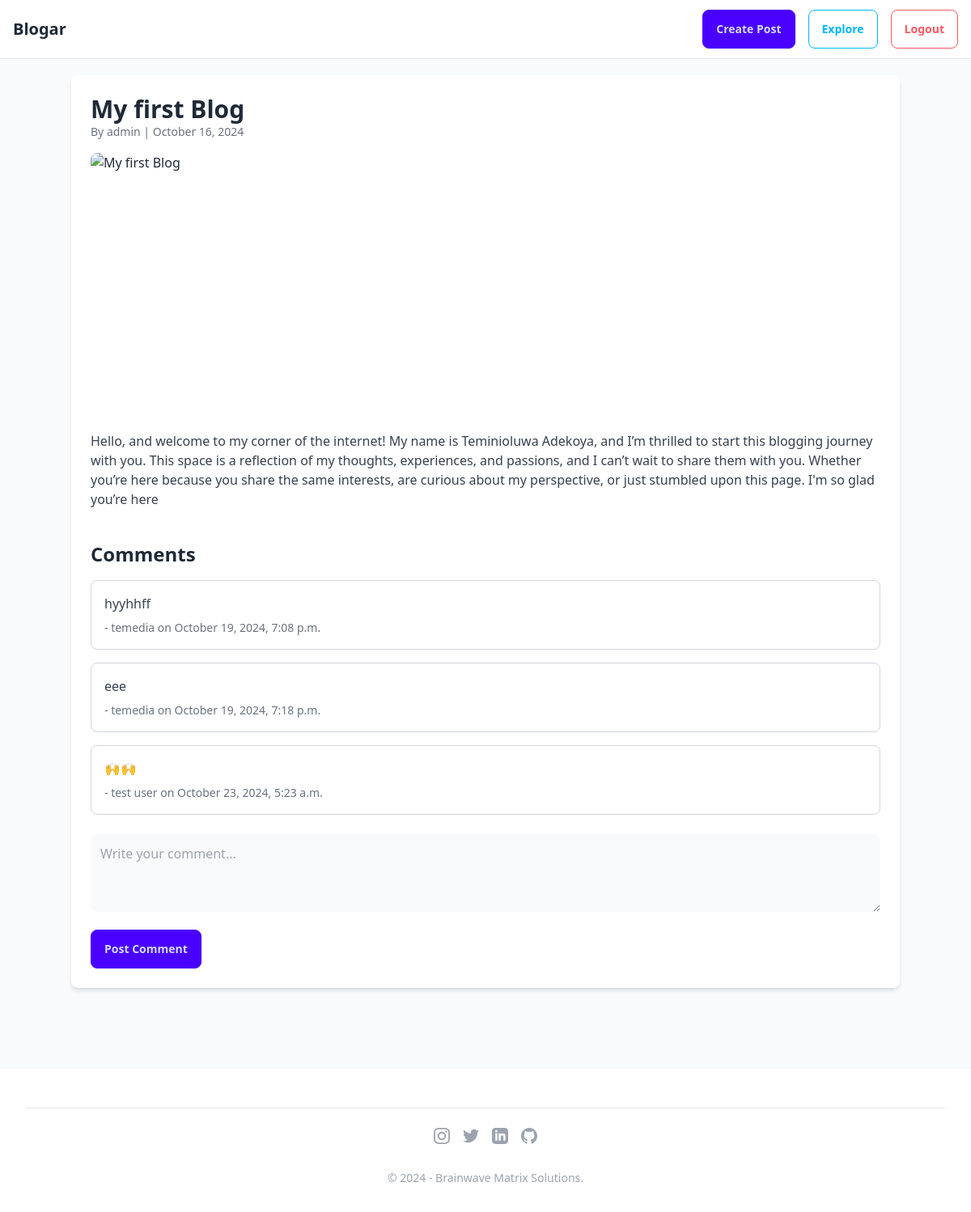
/detail/my-first-blog/ (signed in), run on the app's committed database.
### blogger/models.py (models this page shows, shortened)
class Post(models.Model):
    title = models.CharField(max_length=100)
    content = models.TextField()
    Category= models.ForeignKey(Category, on_delete=models.CASCADE, blank=True, null=True,related_name='categorys')
    created_at = models.DateTimeField(auto_now_add=True)
    updated_at = models.DateTimeField(auto_now=True)
    img= CloudinaryField('images/',blank=True, null=True)
    author= models.ForeignKey(User, on_delete=models.CASCADE, blank=True, null=True)
    slug = models.SlugField(unique=True,default=None,null=True)

class User(AbstractUser):
    email= models.EmailField(unique=True,blank=False, null=False)
    username= models.CharField(max_length=100,unique=True,blank=False, null=False)
    password= models.CharField(max_length=100,blank=False, null=False)

class Comment(models.Model):
    post = models.ForeignKey(Post, related_name='comments', on_delete=models.CASCADE)
    author = models.ForeignKey(User, on_delete=models.CASCADE)
    content = models.TextField()
    created_at = models.DateTimeField(auto_now_add=True)

### blogger/views.py (the view)
# urls.py: path('detail/<str:slug>/',PostDetailView.as_view(),name='detail'),
class PostDetailView(LoginRequiredMixin,DetailView):
    model = Post
    template_name = 'blogger/post_detail.html'
    def post_detail(request, slug):
        post = get_object_or_404(Post,slug=slug)
        if request.method == 'POST':
            form = CommentForm(request.POST)
            if form.is_valid():
                comment = form.save(commit=False)
                comment.post = post
                comment.author = request.user
                comment.save()
                return redirect('detail', slug=post.slug)
        else:
            form = CommentForm()

### blogger/templates/blogger/post_detail.html (shortened to what this page needs)
{%extends 'blogger/_det.html'%}
{%block content %}
<body class="bg-gray-50 dark:bg-gray-900">
    <div class="min-h-screen flex flex-col">
        <div class="flex-1 p-5">
            <div class="max-w-screen-lg mx-auto bg-white dark:bg-gray-800 rounded-lg shadow-md p-6">
                <h1 class="text-3xl font-bold text-gray-800 dark:text-white">{{ post.title }}</h1>
                <p class="text-sm text-gray-500 dark:text-gray-400">By {{ post.author }} | {{ post.created_at|date:"F j, Y" }}</p>
                {% if post.img %}
                <img src="{{ post.img.url }}" alt="{{ post.title }}" class="w-full h-80 object-cover rounded-lg mt-4">
                {% endif %}
                <div class="mt-6">
                    <p class="text-gray-700 dark:text-gray-100">{{ post.content }}</p>
                </div>
                <div class="mt-10">
                    <h2 class="text-2xl font-semibold text-gray-800 dark:text-white">Comments</h2>
                    <ul class="mt-4 space-y-4">
                        {% for comment in post.comments.all %}
                        <li class="border border-gray-300 dark:border-gray-600 p-4 rounded-lg">
                            <p class="text-gray-700 dark:text-gray-300">{{ comment.content }}</p>
                            <p class="text-sm text-gray-500 dark:text-gray-500 mt-2">- {{ comment.author }} on {{ comment.created_at|date:"F j, Y, g:i a" }}</p>
                        </li>
                        {% empty %}
                        <p class="text-gray-600 dark:text-gray-400">No comments yet. Be the first to comment!</p>
                        {% endfor %}
                    </ul>
                    <form action="{% url 'comment' post.slug %}" method="POST" class="mt-6">
                        <textarea name="content" rows="3" class="w-full bg-gray-50 dark:bg-gray-700 rounded-lg p-3 text-gray-700 dark:text-white" placeholder="Write your comment..."></textarea>
                        <button type="submit" class="btn btn-primary mt-4">Post Comment</button>
                    </form>
                </div>
            </div>
        </div>
        {% include 'blogger/footer.html' %}
    </div>
</body>
{% endblock %}

### blogger/templates/blogger/_det.html (shortened to what this page needs)
<!DOCTYPE html>
<html lang="en">
    {% load static%}
<head>
    <link rel="stylesheet" href="{% static 'css/styles.min.css' %}">
</head>
    <body>
        {%if user.is_authenticated%}
        <nav class="bg-base-100 border-b border-gray-200 dark:bg-gray-900">
            <div class="max-w-screen-xl mx-auto px-4 py-3 flex justify-between items-center">
                <span class="text-xl font-bold dark:text-white">Blogar</span>
                <div class="hidden md:flex gap-4">
                    <a href="{% url 'create' %}" class="btn btn-primary">Create Post</a>
                    <a href="{% url 'explore' %}" class="btn btn-outline btn-info">Explore</a>
                    <a href="{% url 'logout' %}" class="btn btn-outline btn-error">Logout</a>
                </div>
            </div>
        </nav>
{% endif %}
{% block content %}{% endblock %}
</body>
</html>

### blogger/templates/blogger/footer.html (shortened to what this page needs)
{% load static %}
<link rel="stylesheet" href="{% static 'css/styles.min.css' %}">
<div class="bg-base-100  dark:bg-gray-900 pt-4 sm:pt-10 lg:pt-12 mt-20">
    <footer class=" static mx-auto max-w-screen-2xl px-4 md:px-8 ">
      <div class="flex flex-col items-center border-t pt-6">
        <div class="flex gap-4">
          <a href="https://www.instagram.com/temedia_a/" target="_blank" class="text-gray-400 transition duration-100 hover:text-gray-500 active:text-gray-600">
          </a>
          <a href="#" target="_blank" class="text-gray-400 transition duration-100 hover:text-gray-500 active:text-gray-600">
          </a>
          <a href="https://www.linkedin.com/company/brainwave-matrix-solutions/mycompany/" target="_blank" class="text-gray-400 transition duration-100 hover:text-gray-500 active:text-gray-600">
          </a>
          <a href="https://github.com/Temake" target="_blank" class="text-gray-400 transition duration-100 hover:text-gray-500 active:text-gray-600">
          </a>
        </div>
      </div>
      <div class="py-8 text-center text-sm text-gray-400">© 2024 - Brainwave Matrix Solutions. </div>
    </footer>
  </div>

### data on the page
Post: title "My first Blog", author "admin", created_at "October 16, 2024", content "Hello, and welcome to my corner of the internet! My name is Teminioluwa Adekoya, and I’m thrilled to start this blogging journey with you. This space is a reflection of my thoughts, experiences, and passions, and I can’t wait to share them with you. Whether you’re here because you share the same interests, are curious about my perspective, or just stumbled upon this page. I'm so glad you’re here"
Comment: content "hyyhhff", author "temedia", created_at "October 19, 2024, 7:08 p.m."
Comment: content "eee", author "temedia", created_at "October 19, 2024, 7:18 p.m."
Comment: content "🙌🙌", author "test user", created_at "October 23, 2024, 5:23 a.m."
